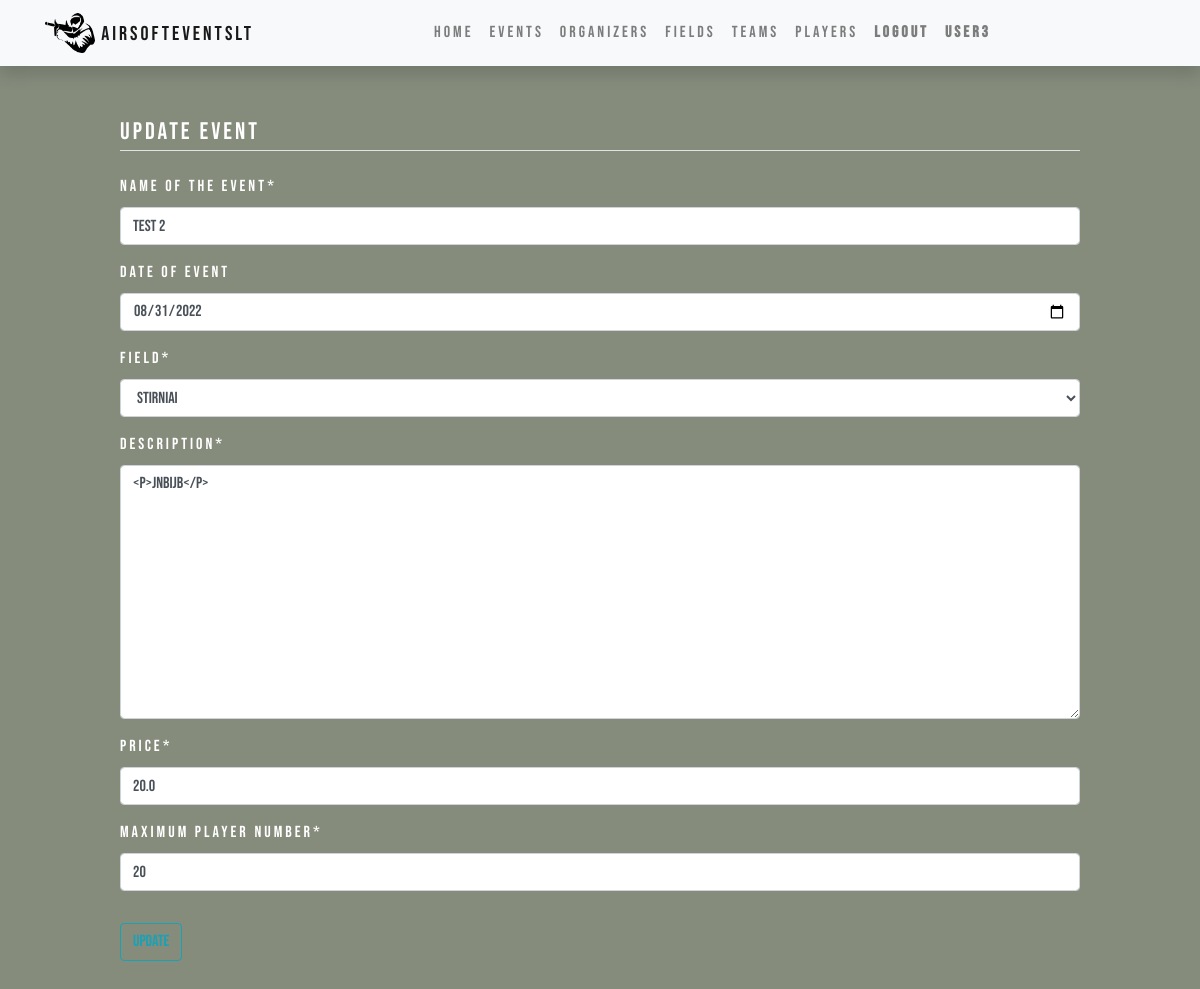
The page /events/my_events/4/update (signed in) on the database its author committed.
### events/models.py (models this page shows, shortened)
class Event(models.Model):
    name = models.CharField('Name of the event',  max_length=150)
    date = models.DateTimeField('Date of event', null=True, blank=True)
    organizer = models.ForeignKey("Organizer", related_name='event_organizers', on_delete=models.SET_NULL, null=True)
    field = models.ForeignKey('Field', on_delete=models.SET_NULL, null=True)
    description = HTMLField(null=True)
    price = models.FloatField("Price")
    max_players = models.IntegerField("Maximum player number")
    created_on = models.DateTimeField(auto_now_add=True)
    EVENT_STATUS = (
        ('a', 'active'),
        ('i', 'inactive'),
    )
    status = models.CharField(max_length=1, choices=EVENT_STATUS, blank=True, default='a', help_text='Statusas',)
    class Meta:
        ordering = ['-date']
        verbose_name = _("Event")
        verbose_name_plural = _("Events")

class Field(models.Model):
    name = models.CharField('Name of the game field',  max_length=150)
    location_long = models.FloatField('Location longitude', max_length=50, null=True)
    location_lat = models.FloatField('Location latitude', max_length=50, null=True)
    description = HTMLField(null=True, blank=True)
    field_map = models.ImageField(default="default_map.png", upload_to="maps/")
    created_by = models.ForeignKey("Organizer", related_name='field_organizers', on_delete=models.SET_NULL, null=True, blank=True)
    class Meta:
        verbose_name = _("Field")
        verbose_name_plural = _("Fields")
    def __str__(self):
        return self.name

### events/views.py (the view, shortened to what this page needs)
# urls.py: path('my_events/<int:pk>/update', views.OrganizerEventUpdateView.as_view(), name='update_event'),
class OrganizerEventUpdateView(LoginRequiredMixin, UserPassesTestMixin, generic.UpdateView):
    model = Event
    form_class = my_forms.OrganizerEventUpdateForm
    success_url = "/events/list/"
    template_name = 'organizer_update_event_form.html'
    def test_func(self):
        event = self.get_object()
        return self.request.user == event.organizer.profile.user

### airsoft_project/forms.py
class OrganizerEventUpdateForm(forms.ModelForm):
    class Meta:
        model = Event
        fields = ['name', 'date', 'field', 'description', 'price', 'max_players']
        widgets = {'date': forms.DateInput(attrs={'type': 'date'}, format=('%Y-%m-%d'))}

### events/templates/organizer_update_event_form.html (shortened to what this page needs)
{% extends "base.html" %}
{% load crispy_forms_tags %}
{% block content %}
    <div class="content-section main-font" style='padding-left:10%; padding-right:10%'>
    <form method="POST">
        <fieldset class="form-group">
            <legend class="border-bottom mb-4">Update event</legend>
            {{ form|crispy }}
        </fieldset>
        <div class="form-group">
            <button class="btn btn-outline-info" type="submit">Update</button>
        </div>
    </form>
    </div>
{% endblock content %}

### events/templates/base.html (shortened to what this page needs)
<!DOCTYPE html>
<html lang="en">
<head>
  <link rel="stylesheet" href="https://stackpath.bootstrapcdn.com/bootstrap/4.1.3/css/bootstrap.min.css">
  <link rel="stylesheet" href="https://cdnjs.cloudflare.com/ajax/libs/font-awesome/4.7.0/css/font-awesome.min.css">
  {% load static %}
  <link rel="stylesheet" href="{% static 'css/styles.css' %}">
</head>
<body>
{% load i18n %}
<nav class="navbar navbar-expand-lg navbar-light bg-light static-top mb-5 shadow main-font">
  <div class="container">
    <a class="navbar-brand nice-text-nav" href="{% url 'about' %}">
    <img src={% static 'media/airsoft_icon.png' %} alt='shooter icon' width="50" height="40">
    AirsoftEventsLT</a>
    <div class="collapse navbar-collapse" id="navbarResponsive">
      <ul class="navbar-nav ml-auto nice-text-nav">
        <li class="nav-item">
          <a class="nav-link" href="{% url 'events_index' %}">{% trans "Home" %}</a>
        </li>
        <li class="nav-item">
          <a class="nav-link" href="{% url 'event_list' %}">{% trans "Events" %}</a>
        </li>
        <li class="nav-item">
            <a class="nav-link" href="{% url 'organizer_list' %}">{% trans "Organizers" %}</a>
          </li>
        <li class="nav-item">
          <a class="nav-link" href="{% url 'field_list' %}">{% trans "Fields" %}</a>
        </li>
        <li class="nav-item">
            <a class="nav-link" href="{% url 'teams' %}">{% trans "Teams" %}</a>
          </li>
          <li class="nav-item">
            <a class="nav-link" href="{% url 'players' %}">{% trans "Players" %}</a>
          </li>
        {% if user.is_authenticated %}
        <li class="nav-item">
          <a class="nav-link" href="{% url 'logout' %}"><strong>{% trans "Logout" %}</a>
        </li>
        <li class="nav-item">
          <a class="nav-link" href="{% url 'profile' %}">{{ user.get_username }}</strong></a>
        </li>
        {% endif %}
      </ul>
    </div>
  </div>
</nav>
  <div class="content-container gradient-background">
    {% block content %}{% endblock %}
  </div>
  <div class="content-container gradient-background-reverse" style='height:10vh'>
  </body>
</html>

### events/static/css/styles.css (style rules this page uses)
body { background-color: rgb(133, 140, 124); }
.main-font { color:white; font-family:"Bebas Neue"; letter-spacing: 3px; }

### rows shown on the page
Event: name "Test 2", date "08/31/2022", field "Stirniai", description "<p>jnbijb</p>", price "20.0", max_players "20"

### other values the page prints
{{ user.get_username }} "user3"
